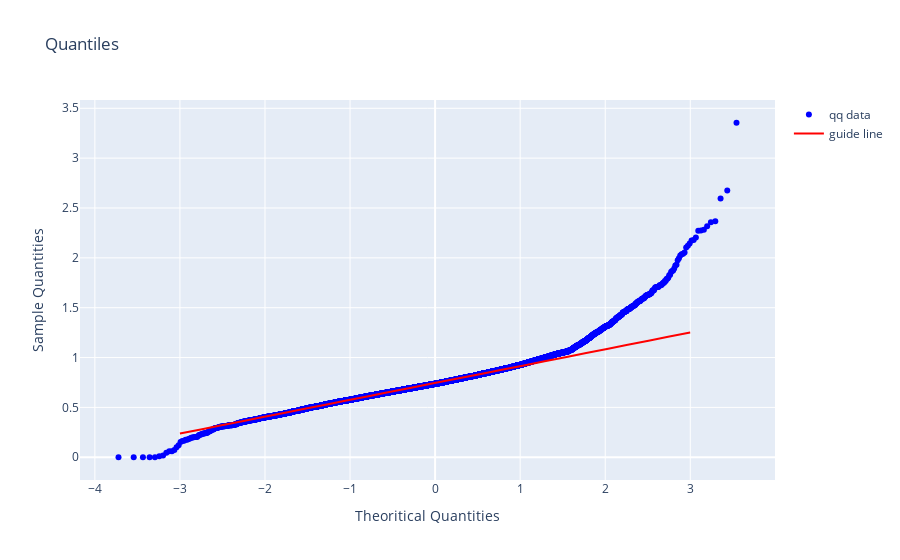

The notebook cell saved with this chart:
### Markdown cell above
### Ejercicio 2
Utiliza `plotly` para realizar un gráfico que permita verificar si el cambio en el monto de transacciones (cuarto trimestre a primer trimestre) se ajusta a una distribución normal.

### Code cell
# YOUR CODE HERE
import numpy as np
import scipy.stats as sps

num_divisions = df['Total_Amt_Chng_Q4_Q1'].shape[0]+1
quantiles = np.arange(1,df['Total_Amt_Chng_Q4_Q1'].shape[0])/num_divisions

qq_x_data = sps.norm.ppf(quantiles)
qq_y_data = np.sort(df['Total_Amt_Chng_Q4_Q1'].tolist())

# guide line data
line_x0 = sps.norm.ppf(0.25)
line_x1 = sps.norm.ppf(0.75)
line_y0 = np.quantile(df['Total_Amt_Chng_Q4_Q1'].tolist(), 0.25)
line_y1 = np.quantile(df['Total_Amt_Chng_Q4_Q1'].tolist(), 0.75)

slope = (line_y1-line_y0)/(line_x1-line_x0)
line_intercept = line_y1 - (slope*line_x1)
x_range_line = np.arange(-3,3,0.001)
y_values_line = (slope*x_range_line) + line_intercept

fig = go.Figure()
fig.add_trace(go.Scatter(x=qq_x_data,
                         y=qq_y_data,
                         mode='markers',
                         marker={'color':'blue'},
                         name='qq data'))
fig.add_trace(go.Scatter(x=x_range_line,
                         y=y_values_line,
                         mode='lines',
                         marker={'color':'red'},
                         name='guide line'))
fig['layout'].update(title='Quantiles',
                     xaxis={
                         'title': 'Theoritical Quantities',
                         'zeroline': True
                     },
                     yaxis={
                         'title': 'Sample Quantities'
                     },
                     showlegend=True,
                    )
fig.show()

### Figure 1 — Plotly figure (JSON) as saved in the notebook; plotly's stock layout.template omitted (floating-point values rounded to 4 significant figures; data arrays with more than 128 entries replaced by an {"elided": "..."} marker saying what was removed)
{"data": [{"marker": {"color": "blue"}, "mode": "markers", "name": "qq data", "type": "scatter", "x": {"elided": "10126 float values"}, "y": {"elided": "10127 float values"}}, {"marker": {"color": "red"}, "mode": "lines", "name": "guide line", "type": "scatter", "x": {"elided": "6000 float values"}, "y": {"elided": "6000 float values"}}], "layout": {"showlegend": true, "title": {"text": "Quantiles"}, "xaxis": {"title": {"text": "Theoritical Quantities"}, "zeroline": true}, "yaxis": {"title": {"text": "Sample Quantities"}}}}
